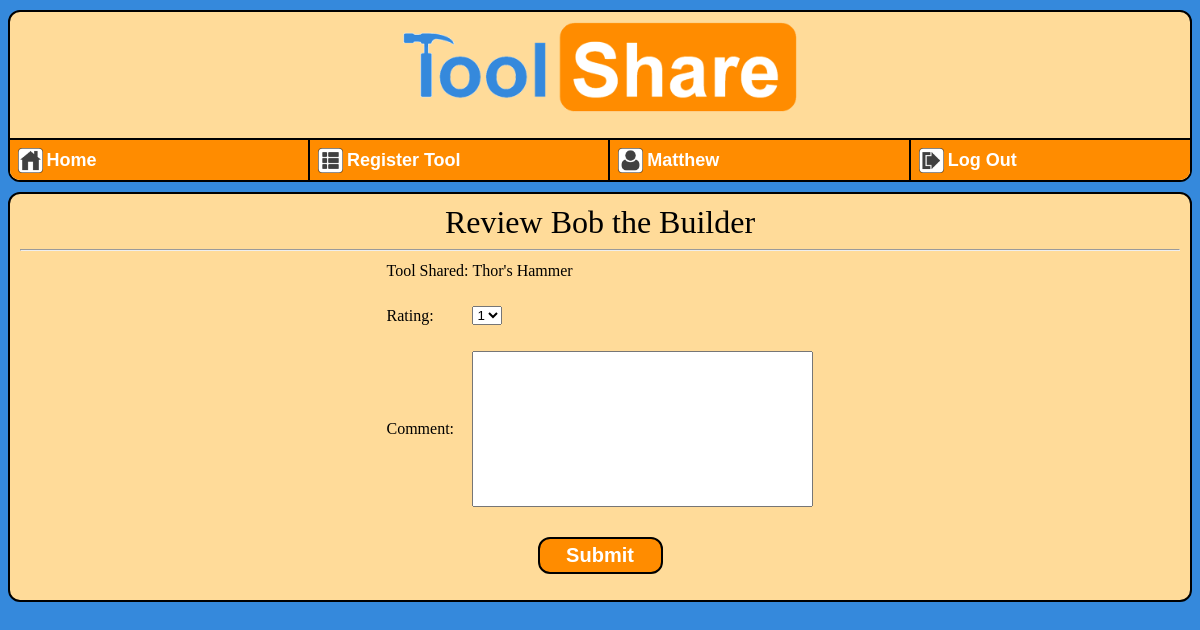
The page /review?r=6 (signed in) on the database its author committed.
### tools/models.py (models this page shows, shortened)
class UserProfile(models.Model):
    user = models.OneToOneField(User)
    community = models.ForeignKey(Community)
    sharer_rating = models.FloatField(default=0)
    sharer_rating_count = models.IntegerField(default=0)
    borrower_rating = models.FloatField(default=0)
    borrower_rating_count = models.IntegerField(default=0)

class todoReview(models.Model):
    time_created = models.DateTimeField(auto_now=True)
    todo_reviewee = models.ForeignKey(UserProfile, related_name='todo_reviewee')
    todo_reviewer = models.ForeignKey(UserProfile, related_name='todo_reviewer')
    todo_tool = models.ForeignKey(Tool, related_name = 'todo_tool')
    todo_review_type = models.BooleanField(default = 0)

class Tool(models.Model):
    owner = models.ForeignKey(UserProfile)
    tool_name = models.CharField(max_length=30)
    tool_desc = models.CharField(max_length=512)
    TOOL_TYPE_CHOICES = (
            (0,"Powertool"),
            (1,"Construction"),
            (2,"Automotive"),
            (3,"Garden"),
            (4,"Other"),
            )
    tool_type = models.IntegerField(choices=TOOL_TYPE_CHOICES)
    def rentable_default():
        return 1
    rentable = models.BooleanField(default=rentable_default)
    def __str__(self):
        return self.tool_name

### tools/views/reviewuser_controller.py (the view, shortened to what this page needs)
# urls.py: url(r'^review', reviewuser_controller.reviewuser, name='review')
def reviewuser(request):
    if request.user.is_authenticated():
        user_profile = UserProfile.objects.get(user=request.user)
        num_list = [1,2,3,4,5]
        todo_review_id = None
        todo_review = None
        todo_tool = None
        review_type = None
        reviewer = None
        reviewee = None
        rating = 1
        comment = ''
        comment_message = ''
        if request.method=='GET':
            if not 'r' in request.GET:
                return HttpResponseRedirect(reverse('tools:tools'))
            else:
                todo_review_id = request.GET['r']
                todo_review = todoReview.objects.get(pk = todo_review_id)
                todo_tool = todo_review.todo_tool
                reviewee = todo_review.todo_reviewee
        context = {'rating':rating, 'comment':comment, 'comment_message':comment_message, 'todo_review_id':todo_review_id, 'num_list':num_list, 'todo_review':todo_review, 'reviewee':reviewee, 'user':user_profile}
        return render(request, 'tools/review.html', context)
    return HttpResponseRedirect(reverse('tools:tools'))

### tools/templates/tools/review.html (shortened to what this page needs)
{% load staticfiles %}
<head>
	<link rel="stylesheet" type="text/css" href="{% static 'tools/style.css' %}" />
</head>
{% include "tools/banner.html" %}
<dir>
    <center>
        <font size="6">
            Review {{reviewee.user.get_full_name}}
        </font>
        <hr>
        <form action="{%url 'tools:review'%}" method="post">
			<table>
                <tr>
                    <td>
                        {% if not todo_review.todo_review_type %}
                            Tool Rented:
                        {% else %}
                            Tool Shared:
                        {% endif %}
                    </td>
                    <td>
                        {{todo_review.todo_tool}}
                    </td>
                </tr>
                <tr>
                    <td>
                        <br>
                    </td>
                </tr>
                <tr>
                    <td>
                        Rating:
                    </td>
                    <td>
                        <select name="rating" id = "rating">
                            {% for num in num_list %}
                                {% if num == rating %}
                                    <option value="{{num}}" selected>{{num}}</option>
                                {% else %}
                                    <option value="{{num}}">{{num}}</option>
                                {% endif %}
                            {% endfor %}
                        </select>
                    </td>
                </tr>
                <tr>
                    <td>
                        <br>
                    </td>
                </tr>
				<tr>
					<td>
                        Comment:
                    </td>
					<td>
                        <textarea rows="10" cols="40" name="comment" id="comment">{{comment}}</textarea>
                    </td>
				</tr>
                <tr>
                    <td>
                        <br>
                    </td>
                    <td>
                        {%if comment_message %}
                            <font color = red>{{comment_message}}</font>
                        {% else %}
                            <br>
                        {% endif %}
                    </td>
                </tr>
			</table>
            <td><input type="submit" value="Submit"/></td>
        </center>
</dir>

### tools/templates/tools/banner.html (shortened to what this page needs)
{% load staticfiles %}
<dir id = "banner">
	<center><a href="{% url 'tools:tools' %}"><img id="bannerpic" src="{% static 'tools/banner.png' %}"/></a></center>
	<br>
    {% if user.user.is_authenticated%}
    <dir id = "nav">
    <ul>
        <li class="auth">
            <a href="{% url 'tools:tools' %}" id="nav">
                <table>
                    <tr>
                        <td>
                            <img id="pic_small" src="{% static 'tools/home.png' %}"/>
                        </td>
                        <td>
                            <font size=4>Home</font>
                        </td>
                    </tr>
                </table>
            </a>
        </li>
        <li class="auth">
            <a href="{%url 'tools:list'%}"id="nav">
                <table>
                    <tr>
                        <td>
                            <img id="pic_small" src="{% static 'tools/register.png' %}"/>
                        </td>
                        <td>
                            <font size=4>Register Tool</font>
                        </td>
                    </tr>
                </table>
            </a>
        </li>
        <li class="auth">
            <a href="{% url 'tools:user' %}?u={{user.pk}}"id="nav">
                <table>
                    <tr>
                        <td>
                            <img id="pic_small" src="{% static 'tools/user.png' %}"/>
                        </td>
                        <td>
                            <font size=4>{{user.user.first_name}}</font>
                        </td>
                    </tr>
                </table>
            </a>
        </li>
        <li class="auth">
            <a href="{%url 'tools:login'%}?a=1"id="nav">
                <table>
                    <tr>
                        <td>
                            <img id="pic_small" src="{% static 'tools/logout.png' %}"/>
                        </td>
                        <td>
                            <font size=4>Log Out</font>
                        </td>
                    </tr>
                </table>
            </a>
        </li>
    </ul>
    {% endif %}
    </dir>
</dir>

### tools/static/tools/style.css (style rules this page uses)
#bannerpic { padding: 10px; height: 90px; width: 394px; }
#pic_small { height: 25px; width: 25px; }
#banner { padding: 0px; }
#nav { box-sizing:border-box; border-radius: 0px; border: 1px solid black; width: 102%; padding: 0px; margin: -2px; overflow:hidden; }
#nav ul { margin: 0; padding: 0; list-style:none; box-sizing:border-box }
#nav ul li.auth { float:left; padding: 0px; width: 25%; box-sizing:border-box }
#nav ul li a { display: block; text-decoration: none; background: #FF8C00; width: 100%; padding: 5px; height: 43px; border: 1px solid black; border-radius: 0px; margin: -0.5px; float: left; display: block; }
#nav ul li a tr td { font-size: 125%; font-family: "Arial", Arial, sans-serif; font-weight: bold; color: #FFFFFF; }
input[type=submit] { display: block; background: #FF8C00; padding: 5px; width: 125px; border: 2px solid black; border-radius: 12px; margin: 5px; font-size: 125%; font-family: "Arial", Arial, sans-serif; font-weight: bold; text-decoration: none; text-align: center; color: #FFFFFF; }
dir { background: #FFDB99; padding: 10px; border: 2px solid black; border-radius: 12px; margin: 10px auto; overflow: hidden }
textarea { resize: none; }

### rows shown on the page
UserProfile: user.first_name "Matthew"
UserProfile: user.get_full_name "Bob the Builder"
todoReview: todo_tool "Thor's Hammer"

### other values the page prints
form field rating "1"
